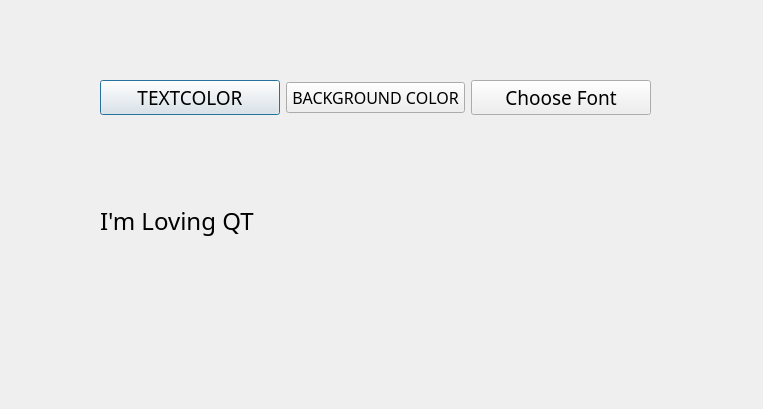
<?xml version="1.0" encoding="UTF-8"?>
<ui version="4.0">
 <class>Dialog</class>
 <widget class="QDialog" name="Dialog">
  <property name="geometry">
   <rect>
    <x>0</x>
    <y>0</y>
    <width>763</width>
    <height>409</height>
   </rect>
  </property>
  <property name="windowTitle">
   <string>Dialog</string>
  </property>
  <widget class="QWidget" name="">
   <property name="geometry">
    <rect>
     <x>100</x>
     <y>80</y>
     <width>551</width>
     <height>241</height>
    </rect>
   </property>
   <layout class="QVBoxLayout" name="verticalLayout">
    <item>
     <layout class="QHBoxLayout" name="horizontalLayout">
      <item>
       <widget class="QPushButton" name="pushButton_TEXTCOLOR">
        <property name="font">
         <font>
          <family>Mongolian Baiti</family>
          <pointsize>14</pointsize>
         </font>
        </property>
        <property name="text">
         <string>TEXTCOLOR</string>
        </property>
       </widget>
      </item>
      <item>
       <widget class="QPushButton" name="pushButton_BACKGROUNDCOLOR">
        <property name="font">
         <font>
          <family>Mongolian Baiti</family>
          <pointsize>12</pointsize>
         </font>
        </property>
        <property name="text">
         <string>BACKGROUND COLOR</string>
        </property>
       </widget>
      </item>
      <item>
       <widget class="QPushButton" name="pushButton_FONT">
        <property name="font">
         <font>
          <family>Mongolian Baiti</family>
          <pointsize>14</pointsize>
         </font>
        </property>
        <property name="text">
         <string>Choose Font</string>
        </property>
       </widget>
      </item>
     </layout>
    </item>
    <item>
     <widget class="QLabel" name="label">
      <property name="font">
       <font>
        <family>Mongolian Baiti</family>
        <pointsize>18</pointsize>
       </font>
      </property>
      <property name="text">
       <string>I'm Loving QT</string>
      </property>
      <property name="wordWrap">
       <bool>true</bool>
      </property>
     </widget>
    </item>
   </layout>
  </widget>
 </widget>
 <resources/>
 <connections/>
</ui>
